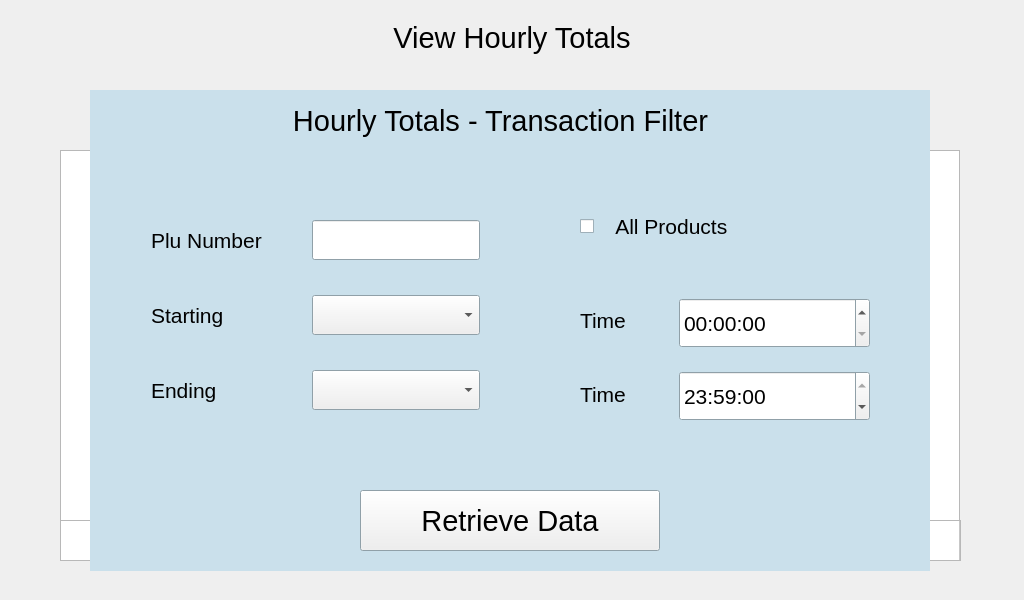
<?xml version="1.0" encoding="UTF-8"?>
<ui version="4.0">
 <class>SuperHourlyTotals</class>
 <widget class="QWidget" name="SuperHourlyTotals">
  <property name="geometry">
   <rect>
    <x>0</x>
    <y>0</y>
    <width>1024</width>
    <height>600</height>
   </rect>
  </property>
  <property name="font">
   <font>
    <pointsize>22</pointsize>
   </font>
  </property>
  <property name="windowTitle">
   <string>Form</string>
  </property>
  <widget class="QLabel" name="lblTitle">
   <property name="geometry">
    <rect>
     <x>0</x>
     <y>20</y>
     <width>1024</width>
     <height>35</height>
    </rect>
   </property>
   <property name="sizePolicy">
    <sizepolicy hsizetype="Fixed" vsizetype="Fixed">
     <horstretch>100</horstretch>
     <verstretch>0</verstretch>
    </sizepolicy>
   </property>
   <property name="minimumSize">
    <size>
     <width>1024</width>
     <height>35</height>
    </size>
   </property>
   <property name="maximumSize">
    <size>
     <width>1024</width>
     <height>35</height>
    </size>
   </property>
   <property name="font">
    <font>
     <pointsize>22</pointsize>
    </font>
   </property>
   <property name="text">
    <string>View Hourly Totals</string>
   </property>
   <property name="alignment">
    <set>Qt::AlignCenter</set>
   </property>
  </widget>
  <widget class="QTableWidget" name="tblHourlyTotals">
   <property name="geometry">
    <rect>
     <x>60</x>
     <y>150</y>
     <width>900</width>
     <height>371</height>
    </rect>
   </property>
   <property name="sizePolicy">
    <sizepolicy hsizetype="Fixed" vsizetype="Fixed">
     <horstretch>0</horstretch>
     <verstretch>0</verstretch>
    </sizepolicy>
   </property>
   <property name="minimumSize">
    <size>
     <width>900</width>
     <height>371</height>
    </size>
   </property>
   <property name="maximumSize">
    <size>
     <width>900</width>
     <height>371</height>
    </size>
   </property>
   <property name="font">
    <font>
     <pointsize>16</pointsize>
    </font>
   </property>
   <property name="toolTip">
    <string notr="true"/>
   </property>
   <property name="horizontalScrollBarPolicy">
    <enum>Qt::ScrollBarAlwaysOff</enum>
   </property>
   <property name="editTriggers">
    <set>QAbstractItemView::NoEditTriggers</set>
   </property>
   <attribute name="horizontalHeaderStretchLastSection">
    <bool>true</bool>
   </attribute>
   <attribute name="verticalHeaderCascadingSectionResizes">
    <bool>true</bool>
   </attribute>
   <attribute name="verticalHeaderDefaultSectionSize">
    <number>50</number>
   </attribute>
   <attribute name="verticalHeaderHighlightSections">
    <bool>false</bool>
   </attribute>
   <attribute name="verticalHeaderMinimumSectionSize">
    <number>50</number>
   </attribute>
   <attribute name="verticalHeaderStretchLastSection">
    <bool>true</bool>
   </attribute>
  </widget>
  <widget class="QTableWidget" name="tblHourlyTotalsTotals">
   <property name="geometry">
    <rect>
     <x>60</x>
     <y>520</y>
     <width>901</width>
     <height>41</height>
    </rect>
   </property>
   <property name="sizePolicy">
    <sizepolicy hsizetype="Fixed" vsizetype="Fixed">
     <horstretch>0</horstretch>
     <verstretch>0</verstretch>
    </sizepolicy>
   </property>
   <property name="minimumSize">
    <size>
     <width>901</width>
     <height>41</height>
    </size>
   </property>
   <property name="maximumSize">
    <size>
     <width>901</width>
     <height>41</height>
    </size>
   </property>
   <property name="font">
    <font>
     <pointsize>16</pointsize>
    </font>
   </property>
   <property name="toolTip">
    <string notr="true"/>
   </property>
   <property name="verticalScrollBarPolicy">
    <enum>Qt::ScrollBarAlwaysOff</enum>
   </property>
   <property name="horizontalScrollBarPolicy">
    <enum>Qt::ScrollBarAlwaysOff</enum>
   </property>
   <property name="editTriggers">
    <set>QAbstractItemView::NoEditTriggers</set>
   </property>
   <property name="rowCount">
    <number>1</number>
   </property>
   <property name="columnCount">
    <number>5</number>
   </property>
   <attribute name="horizontalHeaderVisible">
    <bool>false</bool>
   </attribute>
   <attribute name="horizontalHeaderDefaultSectionSize">
    <number>100</number>
   </attribute>
   <attribute name="horizontalHeaderHighlightSections">
    <bool>false</bool>
   </attribute>
   <attribute name="horizontalHeaderMinimumSectionSize">
    <number>44</number>
   </attribute>
   <attribute name="horizontalHeaderStretchLastSection">
    <bool>true</bool>
   </attribute>
   <attribute name="verticalHeaderVisible">
    <bool>false</bool>
   </attribute>
   <attribute name="verticalHeaderDefaultSectionSize">
    <number>50</number>
   </attribute>
   <attribute name="verticalHeaderHighlightSections">
    <bool>false</bool>
   </attribute>
   <attribute name="verticalHeaderMinimumSectionSize">
    <number>50</number>
   </attribute>
   <row/>
   <column/>
   <column/>
   <column/>
   <column/>
   <column/>
  </widget>
  <widget class="QWidget" name="Dialog" native="true">
   <property name="geometry">
    <rect>
     <x>90</x>
     <y>90</y>
     <width>840</width>
     <height>481</height>
    </rect>
   </property>
   <property name="sizePolicy">
    <sizepolicy hsizetype="Fixed" vsizetype="Fixed">
     <horstretch>0</horstretch>
     <verstretch>0</verstretch>
    </sizepolicy>
   </property>
   <property name="minimumSize">
    <size>
     <width>840</width>
     <height>481</height>
    </size>
   </property>
   <property name="maximumSize">
    <size>
     <width>840</width>
     <height>481</height>
    </size>
   </property>
   <property name="palette">
    <palette>
     <active>
      <colorrole role="Base">
       <brush brushstyle="SolidPattern">
        <color alpha="255">
         <red>255</red>
         <green>255</green>
         <blue>255</blue>
        </color>
       </brush>
      </colorrole>
      <colorrole role="Window">
       <brush brushstyle="SolidPattern">
        <color alpha="255">
         <red>202</red>
         <green>224</green>
         <blue>235</blue>
        </color>
       </brush>
      </colorrole>
     </active>
     <inactive>
      <colorrole role="Base">
       <brush brushstyle="SolidPattern">
        <color alpha="255">
         <red>255</red>
         <green>255</green>
         <blue>255</blue>
        </color>
       </brush>
      </colorrole>
      <colorrole role="Window">
       <brush brushstyle="SolidPattern">
        <color alpha="255">
         <red>202</red>
         <green>224</green>
         <blue>235</blue>
        </color>
       </brush>
      </colorrole>
     </inactive>
     <disabled>
      <colorrole role="Base">
       <brush brushstyle="SolidPattern">
        <color alpha="255">
         <red>202</red>
         <green>224</green>
         <blue>235</blue>
        </color>
       </brush>
      </colorrole>
      <colorrole role="Window">
       <brush brushstyle="SolidPattern">
        <color alpha="255">
         <red>202</red>
         <green>224</green>
         <blue>235</blue>
        </color>
       </brush>
      </colorrole>
     </disabled>
    </palette>
   </property>
   <property name="autoFillBackground">
    <bool>true</bool>
   </property>
   <property name="styleSheet">
    <string notr="true"/>
   </property>
   <widget class="QLabel" name="lblDialogTitleBlock">
    <property name="geometry">
     <rect>
      <x>10</x>
      <y>10</y>
      <width>801</width>
      <height>41</height>
     </rect>
    </property>
    <property name="sizePolicy">
     <sizepolicy hsizetype="Fixed" vsizetype="Fixed">
      <horstretch>0</horstretch>
      <verstretch>0</verstretch>
     </sizepolicy>
    </property>
    <property name="minimumSize">
     <size>
      <width>801</width>
      <height>41</height>
     </size>
    </property>
    <property name="maximumSize">
     <size>
      <width>801</width>
      <height>41</height>
     </size>
    </property>
    <property name="frameShape">
     <enum>QFrame::NoFrame</enum>
    </property>
    <property name="text">
     <string>Hourly Totals - Transaction Filter</string>
    </property>
    <property name="alignment">
     <set>Qt::AlignCenter</set>
    </property>
   </widget>
   <widget class="QCheckBox" name="checkboxAllProducts">
    <property name="geometry">
     <rect>
      <x>490</x>
      <y>116</y>
      <width>291</width>
      <height>41</height>
     </rect>
    </property>
    <property name="sizePolicy">
     <sizepolicy hsizetype="Fixed" vsizetype="Fixed">
      <horstretch>0</horstretch>
      <verstretch>0</verstretch>
     </sizepolicy>
    </property>
    <property name="minimumSize">
     <size>
      <width>291</width>
      <height>41</height>
     </size>
    </property>
    <property name="maximumSize">
     <size>
      <width>291</width>
      <height>41</height>
     </size>
    </property>
    <property name="font">
     <font>
      <pointsize>16</pointsize>
     </font>
    </property>
    <property name="statusTip">
     <string/>
    </property>
    <property name="layoutDirection">
     <enum>Qt::LeftToRight</enum>
    </property>
    <property name="text">
     <string>   All Products</string>
    </property>
    <property name="iconSize">
     <size>
      <width>16</width>
      <height>16</height>
     </size>
    </property>
   </widget>
   <widget class="QPushButton" name="retrieveDataButton">
    <property name="geometry">
     <rect>
      <x>270</x>
      <y>400</y>
      <width>300</width>
      <height>61</height>
     </rect>
    </property>
    <property name="sizePolicy">
     <sizepolicy hsizetype="Fixed" vsizetype="Fixed">
      <horstretch>0</horstretch>
      <verstretch>0</verstretch>
     </sizepolicy>
    </property>
    <property name="minimumSize">
     <size>
      <width>300</width>
      <height>61</height>
     </size>
    </property>
    <property name="maximumSize">
     <size>
      <width>300</width>
      <height>61</height>
     </size>
    </property>
    <property name="text">
     <string>Retrieve Data</string>
    </property>
   </widget>
   <widget class="QComboBox" name="dialogStartDateSelector">
    <property name="geometry">
     <rect>
      <x>222</x>
      <y>205</y>
      <width>168</width>
      <height>40</height>
     </rect>
    </property>
    <property name="sizePolicy">
     <sizepolicy hsizetype="Fixed" vsizetype="Fixed">
      <horstretch>0</horstretch>
      <verstretch>0</verstretch>
     </sizepolicy>
    </property>
    <property name="minimumSize">
     <size>
      <width>168</width>
      <height>40</height>
     </size>
    </property>
    <property name="maximumSize">
     <size>
      <width>168</width>
      <height>40</height>
     </size>
    </property>
    <property name="font">
     <font>
      <pointsize>16</pointsize>
     </font>
    </property>
   </widget>
   <widget class="QLabel" name="lblDialogPluNumberEntry">
    <property name="geometry">
     <rect>
      <x>61</x>
      <y>130</y>
      <width>161</width>
      <height>41</height>
     </rect>
    </property>
    <property name="sizePolicy">
     <sizepolicy hsizetype="Fixed" vsizetype="Fixed">
      <horstretch>0</horstretch>
      <verstretch>0</verstretch>
     </sizepolicy>
    </property>
    <property name="minimumSize">
     <size>
      <width>161</width>
      <height>41</height>
     </size>
    </property>
    <property name="maximumSize">
     <size>
      <width>161</width>
      <height>41</height>
     </size>
    </property>
    <property name="font">
     <font>
      <pointsize>16</pointsize>
     </font>
    </property>
    <property name="text">
     <string>Plu Number</string>
    </property>
   </widget>
   <widget class="QLabel" name="lblEndDate">
    <property name="geometry">
     <rect>
      <x>61</x>
      <y>280</y>
      <width>161</width>
      <height>41</height>
     </rect>
    </property>
    <property name="sizePolicy">
     <sizepolicy hsizetype="Fixed" vsizetype="Fixed">
      <horstretch>0</horstretch>
      <verstretch>0</verstretch>
     </sizepolicy>
    </property>
    <property name="minimumSize">
     <size>
      <width>161</width>
      <height>41</height>
     </size>
    </property>
    <property name="maximumSize">
     <size>
      <width>161</width>
      <height>41</height>
     </size>
    </property>
    <property name="font">
     <font>
      <pointsize>16</pointsize>
     </font>
    </property>
    <property name="text">
     <string>Ending</string>
    </property>
   </widget>
   <widget class="QLabel" name="lblStartDate">
    <property name="geometry">
     <rect>
      <x>61</x>
      <y>205</y>
      <width>161</width>
      <height>41</height>
     </rect>
    </property>
    <property name="sizePolicy">
     <sizepolicy hsizetype="Fixed" vsizetype="Fixed">
      <horstretch>0</horstretch>
      <verstretch>0</verstretch>
     </sizepolicy>
    </property>
    <property name="minimumSize">
     <size>
      <width>161</width>
      <height>41</height>
     </size>
    </property>
    <property name="maximumSize">
     <size>
      <width>161</width>
      <height>41</height>
     </size>
    </property>
    <property name="font">
     <font>
      <pointsize>16</pointsize>
     </font>
    </property>
    <property name="text">
     <string>Starting</string>
    </property>
   </widget>
   <widget class="hobart::numericLineEdit" name="dialogPluNumberInput">
    <property name="geometry">
     <rect>
      <x>222</x>
      <y>130</y>
      <width>168</width>
      <height>40</height>
     </rect>
    </property>
    <property name="sizePolicy">
     <sizepolicy hsizetype="Fixed" vsizetype="Fixed">
      <horstretch>0</horstretch>
      <verstretch>0</verstretch>
     </sizepolicy>
    </property>
    <property name="minimumSize">
     <size>
      <width>168</width>
      <height>40</height>
     </size>
    </property>
    <property name="maximumSize">
     <size>
      <width>168</width>
      <height>40</height>
     </size>
    </property>
    <property name="font">
     <font>
      <pointsize>16</pointsize>
     </font>
    </property>
    <property name="toolTip">
     <string notr="true"/>
    </property>
    <property name="statusTip">
     <string notr="true"/>
    </property>
    <property name="inputMask">
     <string notr="true"/>
    </property>
    <property name="text">
     <string notr="true"/>
    </property>
    <property name="maxLength">
     <number>7</number>
    </property>
   </widget>
   <widget class="QComboBox" name="dialogEndDateSelector">
    <property name="geometry">
     <rect>
      <x>222</x>
      <y>280</y>
      <width>168</width>
      <height>40</height>
     </rect>
    </property>
    <property name="sizePolicy">
     <sizepolicy hsizetype="Fixed" vsizetype="Fixed">
      <horstretch>0</horstretch>
      <verstretch>0</verstretch>
     </sizepolicy>
    </property>
    <property name="minimumSize">
     <size>
      <width>168</width>
      <height>40</height>
     </size>
    </property>
    <property name="maximumSize">
     <size>
      <width>168</width>
      <height>40</height>
     </size>
    </property>
    <property name="font">
     <font>
      <pointsize>16</pointsize>
     </font>
    </property>
   </widget>
   <widget class="QTimeEdit" name="dialogEndTime">
    <property name="geometry">
     <rect>
      <x>589</x>
      <y>281</y>
      <width>191</width>
      <height>50</height>
     </rect>
    </property>
    <property name="sizePolicy">
     <sizepolicy hsizetype="Fixed" vsizetype="Fixed">
      <horstretch>0</horstretch>
      <verstretch>0</verstretch>
     </sizepolicy>
    </property>
    <property name="minimumSize">
     <size>
      <width>191</width>
      <height>50</height>
     </size>
    </property>
    <property name="maximumSize">
     <size>
      <width>191</width>
      <height>50</height>
     </size>
    </property>
    <property name="font">
     <font>
      <pointsize>16</pointsize>
     </font>
    </property>
    <property name="time">
     <time>
      <hour>23</hour>
      <minute>59</minute>
      <second>0</second>
     </time>
    </property>
   </widget>
   <widget class="QLabel" name="lblStartTime">
    <property name="geometry">
     <rect>
      <x>490</x>
      <y>210</y>
      <width>101</width>
      <height>41</height>
     </rect>
    </property>
    <property name="sizePolicy">
     <sizepolicy hsizetype="Fixed" vsizetype="Fixed">
      <horstretch>0</horstretch>
      <verstretch>0</verstretch>
     </sizepolicy>
    </property>
    <property name="minimumSize">
     <size>
      <width>101</width>
      <height>41</height>
     </size>
    </property>
    <property name="maximumSize">
     <size>
      <width>101</width>
      <height>41</height>
     </size>
    </property>
    <property name="font">
     <font>
      <pointsize>16</pointsize>
     </font>
    </property>
    <property name="text">
     <string>Time</string>
    </property>
   </widget>
   <widget class="QTimeEdit" name="dialogStartTime">
    <property name="geometry">
     <rect>
      <x>589</x>
      <y>208</y>
      <width>191</width>
      <height>50</height>
     </rect>
    </property>
    <property name="sizePolicy">
     <sizepolicy hsizetype="Fixed" vsizetype="Fixed">
      <horstretch>0</horstretch>
      <verstretch>0</verstretch>
     </sizepolicy>
    </property>
    <property name="minimumSize">
     <size>
      <width>191</width>
      <height>50</height>
     </size>
    </property>
    <property name="maximumSize">
     <size>
      <width>191</width>
      <height>50</height>
     </size>
    </property>
    <property name="font">
     <font>
      <pointsize>16</pointsize>
     </font>
    </property>
    <property name="time">
     <time>
      <hour>0</hour>
      <minute>0</minute>
      <second>0</second>
     </time>
    </property>
   </widget>
   <widget class="QLabel" name="lblEndTime">
    <property name="geometry">
     <rect>
      <x>490</x>
      <y>284</y>
      <width>101</width>
      <height>41</height>
     </rect>
    </property>
    <property name="sizePolicy">
     <sizepolicy hsizetype="Fixed" vsizetype="Fixed">
      <horstretch>0</horstretch>
      <verstretch>0</verstretch>
     </sizepolicy>
    </property>
    <property name="minimumSize">
     <size>
      <width>101</width>
      <height>41</height>
     </size>
    </property>
    <property name="maximumSize">
     <size>
      <width>101</width>
      <height>41</height>
     </size>
    </property>
    <property name="font">
     <font>
      <pointsize>16</pointsize>
     </font>
    </property>
    <property name="text">
     <string>Time</string>
    </property>
   </widget>
   <zorder>dialogStartDateSelector</zorder>
   <zorder>lblDialogPluNumberEntry</zorder>
   <zorder>lblEndDate</zorder>
   <zorder>lblStartDate</zorder>
   <zorder>dialogPluNumberInput</zorder>
   <zorder>dialogEndDateSelector</zorder>
   <zorder>dialogEndTime</zorder>
   <zorder>lblStartTime</zorder>
   <zorder>dialogStartTime</zorder>
   <zorder>lblEndTime</zorder>
   <zorder>lblDialogTitleBlock</zorder>
   <zorder>checkboxAllProducts</zorder>
   <zorder>retrieveDataButton</zorder>
  </widget>
  <widget class="QLabel" name="lblOperatorSelector">
   <property name="geometry">
    <rect>
     <x>150</x>
     <y>100</y>
     <width>251</width>
     <height>41</height>
    </rect>
   </property>
   <property name="sizePolicy">
    <sizepolicy hsizetype="Fixed" vsizetype="Fixed">
     <horstretch>0</horstretch>
     <verstretch>0</verstretch>
    </sizepolicy>
   </property>
   <property name="minimumSize">
    <size>
     <width>251</width>
     <height>41</height>
    </size>
   </property>
   <property name="maximumSize">
    <size>
     <width>251</width>
     <height>41</height>
    </size>
   </property>
   <property name="font">
    <font>
     <pointsize>18</pointsize>
    </font>
   </property>
   <property name="text">
    <string>Transaction Type</string>
   </property>
  </widget>
  <widget class="QComboBox" name="cboTransactionTypeSelector">
   <property name="geometry">
    <rect>
     <x>400</x>
     <y>100</y>
     <width>361</width>
     <height>41</height>
    </rect>
   </property>
   <property name="sizePolicy">
    <sizepolicy hsizetype="Fixed" vsizetype="Fixed">
     <horstretch>0</horstretch>
     <verstretch>0</verstretch>
    </sizepolicy>
   </property>
   <property name="minimumSize">
    <size>
     <width>361</width>
     <height>41</height>
    </size>
   </property>
   <property name="maximumSize">
    <size>
     <width>361</width>
     <height>41</height>
    </size>
   </property>
  </widget>
  <zorder>lblOperatorSelector</zorder>
  <zorder>cboTransactionTypeSelector</zorder>
  <zorder>lblTitle</zorder>
  <zorder>tblHourlyTotals</zorder>
  <zorder>tblHourlyTotalsTotals</zorder>
  <zorder>Dialog</zorder>
 </widget>
 <customwidgets>
  <customwidget>
   <class>hobart::numericLineEdit</class>
   <extends>QLineEdit</extends>
   <header location="global">numericlineedit.h</header>
  </customwidget>
 </customwidgets>
 <resources/>
 <connections/>
</ui>
